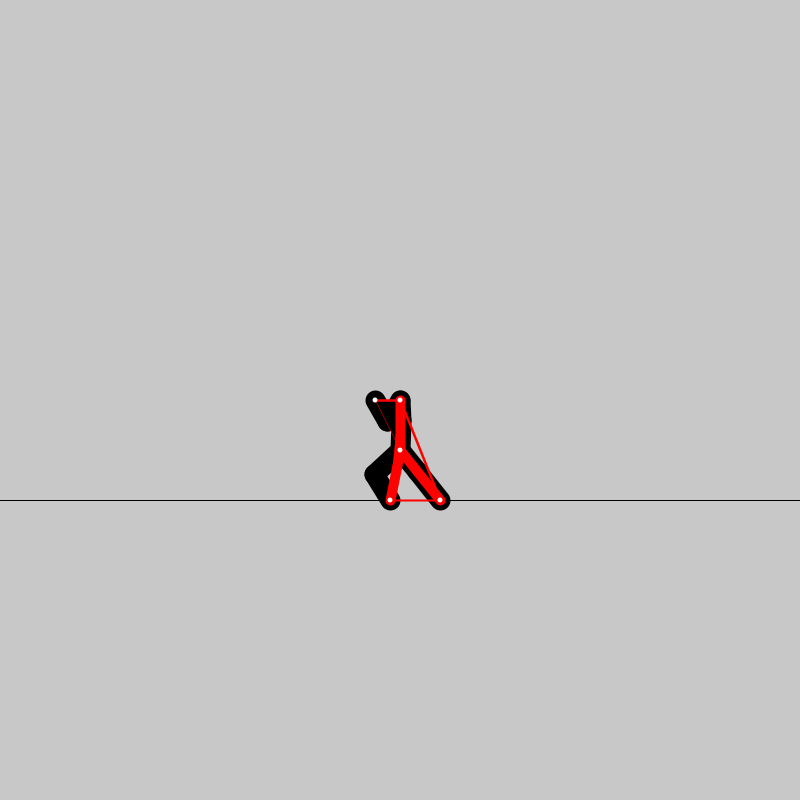
Frame 1 (no input)
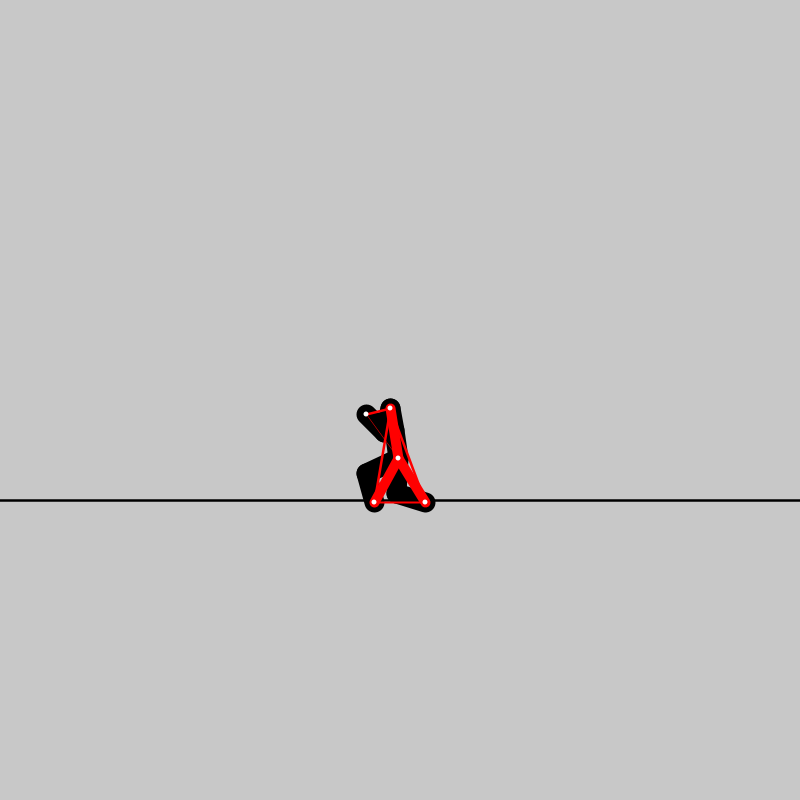
Frame 60 (the mouse pressed at the canvas centre just before this capture)
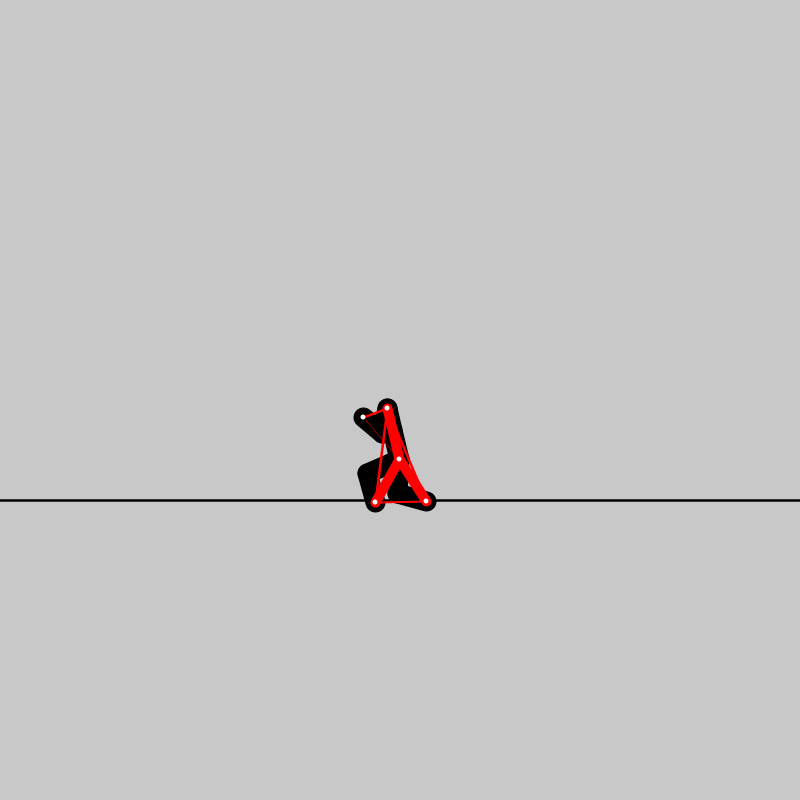
Frame 120 (the mouse held since frame 60 and released just before this capture)

The Processing sketch that drew these frames (run headless with seeded random() and noise(); from frame 60 on, the mouse is pressed at the canvas centre):

// Processing sketch: CombarRagDoll2D
// ── CombarRagDoll2D.pde

int iters_before_view=2;

double damp = 0.95;
double maxd = 1.0;
double dt   = 0.01;
double g    = 9.81;
double ground_stiffess=10000;
double friction=100.0;

Body B1;
World W;

boolean [] keys = new boolean[2000];

void setup(){
  size(800,800);
  smooth();
  frameRate(30);
  B1 = new Body(0,0);
  W  = new World( 0, -2.0, 50 );
}

void draw(){
 background(200);
 stroke(0);
 line ( W.x(-100),W.y(0), W.x(100),W.y(0) );
 for (int i=0; i<iters_before_view; i++) B1.update(dt); 
 B1.view(W); 
 if (keys[50  ]){B1.arm.L0=1;}else{B1.arm.L0=0.5;}
 if (keys[1037]){B1.leg1.L0=2;}else{B1.leg1.L0=1.0;}
 if (keys[1039]){B1.leg2.L0=2;}else{B1.leg2.L0=1.0;}
 //println( keys[50] );
}

void keyPressed(){
   int k = 0; if ( (int)key<1000 ){ k=(int)key;  } else { k=keyCode+1000; }
   if (k<2000){ keys[k] = true;  };
   println(k);
}

void keyReleased() {
   int k = 0; if ( (int)key<1000 ){ k=(int)key;  } else { k=keyCode+1000; }
   if (k<2000){ keys[k] = false;  };
}


// ── Body.pde

class Body{
Nod feet1,feet2, hip, shoulder, fist;
Rod leg1, leg2, torso, arm;
Rod legspan, shoulderfeet1, shoulderfeet2, fisthip;

VisualKink armKink, leg1Kink, leg2Kink,torsoKink; 

ArrayList<Nod> allNods;
ArrayList<Rod> allRods;
ArrayList<VisualKink> allKinks;

Body( float x, float y){
  allNods = new ArrayList(5);
  allRods = new ArrayList(8);
  allKinks = new ArrayList(4);

  feet1    = new Nod( -0.8+x, 0   +y, 5);   allNods.add( feet1    );
  feet2    = new Nod( +0.2+x, 0   +y, 5);   allNods.add( feet2    );
  hip      = new Nod(  0.0+x, 1.0 +y, 40);   allNods.add( hip      );
  shoulder = new Nod(  0.0+x, 2.0 +y, 40);   allNods.add( shoulder );
  fist     = new Nod(  0.5+x, 2.0 +y, 2);   allNods.add( fist     );
  
  leg1     = new Rod (feet1,    hip,      20000, 2000 , true, false);    allRods.add(leg1);
  leg2     = new Rod (feet2,    hip,      20000, 2000 , true, false);    allRods.add(leg2);
  torso    = new Rod (hip,      shoulder, 20000, 2000 , true, false);    allRods.add(torso);
  arm      = new Rod (shoulder, fist,      5000, 500 , true, false);    allRods.add(arm);
  
  legspan       = new Rod (feet1   ,  feet2,       4000, 400, false, false);    allRods.add(legspan );
  fisthip       = new Rod (fist    ,  hip,         1000, 500, false, false);    allRods.add(fisthip  );
  shoulderfeet1  = new Rod (shoulder,  feet1,      5000, 500, false, false);    allRods.add(shoulderfeet1);
  shoulderfeet2  = new Rod (shoulder,  feet2,      5000, 500, false, false);    allRods.add(shoulderfeet2);
  
  armKink   = new VisualKink ( fist, shoulder , 0.5, 0.5  ); allKinks.add(armKink);
  leg1Kink  = new VisualKink ( hip,  feet1    , 0.7, 0.6  ); allKinks.add(leg1Kink);
  leg2Kink  = new VisualKink ( hip,  feet2    , 0.7, 0.6  ); allKinks.add(leg2Kink);
  torsoKink = new VisualKink ( hip,  shoulder , 0.601, 0.4 ); allKinks.add(torsoKink);
}

void update(double dt){
  for (Rod a: allRods){ a.update();}
  for (Nod a: allNods){ a.update(dt);}
}

void view( World W ){
 strokeWeight(20);  stroke(0);
 for (VisualKink a: allKinks){a.update(); a.view(W);}
 stroke(255,0,0);
 for (Rod a: allRods) {a.view(W);}
 for (Nod a: allNods) {a.view(W);}
}

}



// ── Nod.pde

class Nod{
//parameters
double x,y;      // position vector
double F0x,F0y;  // external force
double mass; 

//variables
double dx,dy;    // verlet velocity of displacement
double vx,vy;    // verlet velocity of displacement
double Fx,Fy;    // rest force

// view variables
//float Fx_view, Fy_view;

Nod(double x, double y, double mass  ){
 this.x=x;this.y=y; this.mass=mass;
}

/*
void checkGround(){
  if (y<0){
   if (vy<0){vy=-vy;}
   if (Fy<0){Fy=0;}
  }
}
*/

void ground(){
 if(y<0){ 
   if (Fy<0){     Fx*=(0.1-y);  println(y);        }     
   Fy-=ground_stiffess*y;  
 }
}

void gravity(){
 Fy-=g*mass;
}

void update(double dt){
  gravity();
  ground();
  Fx+= F0x;   Fy+= F0y;      // apply external force
  vx*=damp;   vy*=damp;   // damping friction
  vx+=dt*Fx/mass;  vy+=dt*Fy/mass;   // velicity update
  dx=vx*dt;   dy=vy*dt;
  //checkGround();
  x+=dx;       y+=dy;   // displacement update
 // Fx_view=Fx; Fy_view=Fy;
  Fx=0; Fy=0;
}

void view(World W){
  noStroke();
  ellipse( W.x(x),W.y(y),5,5);
  //stroke(255,0,255); // force
  //line((float)(sc*x+cx),(float)(sc*y+cy),(float)(sc*x+cx+Fx_view),(float)(sc*y+cy+Fy_view));
}


}



// ── Rod.pde

class Rod{
//parameters
Nod a,b; // between points
boolean fixed;
boolean visible;

double stiffness;
double maxF;

// constant variables
double lx,ly;    // vector 
double nlx,nly;  // normalized vector
double L0;       // length of rod

// working variables
double dL,L;
double F;        // stress force value
double Fx,Fy;    // stress force vector

Rod(Nod a,Nod b,double stiffness, double maxF, boolean visible, boolean fixed ){
  this.a=a;this.b=b; this.stiffness = stiffness; this.visible=visible; this.fixed=fixed; this.maxF=maxF;
  init();
}

void init(){
 lx = b.x - a.x;        ly = b.y - a.y;
 L0= Math.sqrt(lx*lx+ly*ly);
 nlx = lx/L0; nly = ly/L0;
}

void update(){
  lx = b.x - a.x; ly = b.y - a.y; 
  L = Math.sqrt(lx*lx + ly*ly);
  dL = L - L0;
  F = stiffness*dL;
  //println(F);
  F = constrain(F,-maxF, maxF);
  nlx = lx/L;     nly = ly/L;
  Fx  = nlx * F;   Fy = nly * F;
 // println(dL+" "+F+" "+ L +" "+nlx+" "+nly);
 
 b.Fx-=Fx; b.Fy-=Fy;
 a.Fx+=Fx; a.Fy+=Fy;
}


void view( World W ){
  //println(visible);
  /*
  if (visible){  
    strokeWeight(10);
    line (W.x(a.x),W.y(a.y),W.x(b.x),W.y(b.y));
  }else{
    strokeWeight(1);
    line (W.x(a.x),W.y(a.y),W.x(b.x),W.y(b.y));
  }  
  */
  strokeWeight((float)stiffness/2000);
  line (W.x(a.x),W.y(a.y),W.x(b.x),W.y(b.y));
  
}


}




// ── Utils.pde


class World{

float x0, y0, zoom;

int x(double xx){
 return int((float)( 0.5*width  - (xx+x0)*zoom));
};

int y(double yy){
 return int((float)(  0.5*height - (yy+y0)*zoom));
};

World( float x0, float y0, float zoom ){
  this.x0=x0; this.y0=y0; this.zoom=zoom;
}

}


final double sign(double v ){
if(v<0){return -1.0d;}else{return 1.0d;}
}

final double constrain( double v, double minv, double maxv ){
if(v<minv){ 
  return minv;
}else{ 
  if(v>maxv){ 
    return maxv;
  }else{return v;}
  }
};

// ── VisualKink.pde
class VisualKink{
float L1, L2;
float x,y;

Nod a,b;

VisualKink(Nod a, Nod b, float L1, float L2){
 this.a=a; this.b=b; this.L1=L1; this.L2=L2;
}

void update(){
  float dx = (float)(b.x-a.x);  float dy = (float)(b.y-a.y);
  float CC = dx*dx + dy*dy;
  float C  = sqrt(CC);
  dx/=C; dy/=C;
  if (CC < (L1+L2)){
    float L1L1 = L1*L1;
    float CL1 = 0.5*(CC + L1L1 - L2*L2)/C;
    float vv = L1L1 - (CL1*CL1);
    float v = sqrt(vv);
    //println( "L1= "+L1+" L2= "+L2+" C= "+C+" CL1= "+CL1+" v= "+v );
    x = (float)a.x + dx*CL1 - dy*v;
    y = (float)a.y + dy*CL1 + dx*v;
  }else{
    x = (float)a.x + dx*L1/C;
    y = (float)a.y + dy*L1/C;
  }
}

void view( World W ){
  line (W.x(a.x),W.y(a.y),W.x(x),W.y(y));
  line (W.x(b.x),W.y(b.y),W.x(x),W.y(y));
}

}
